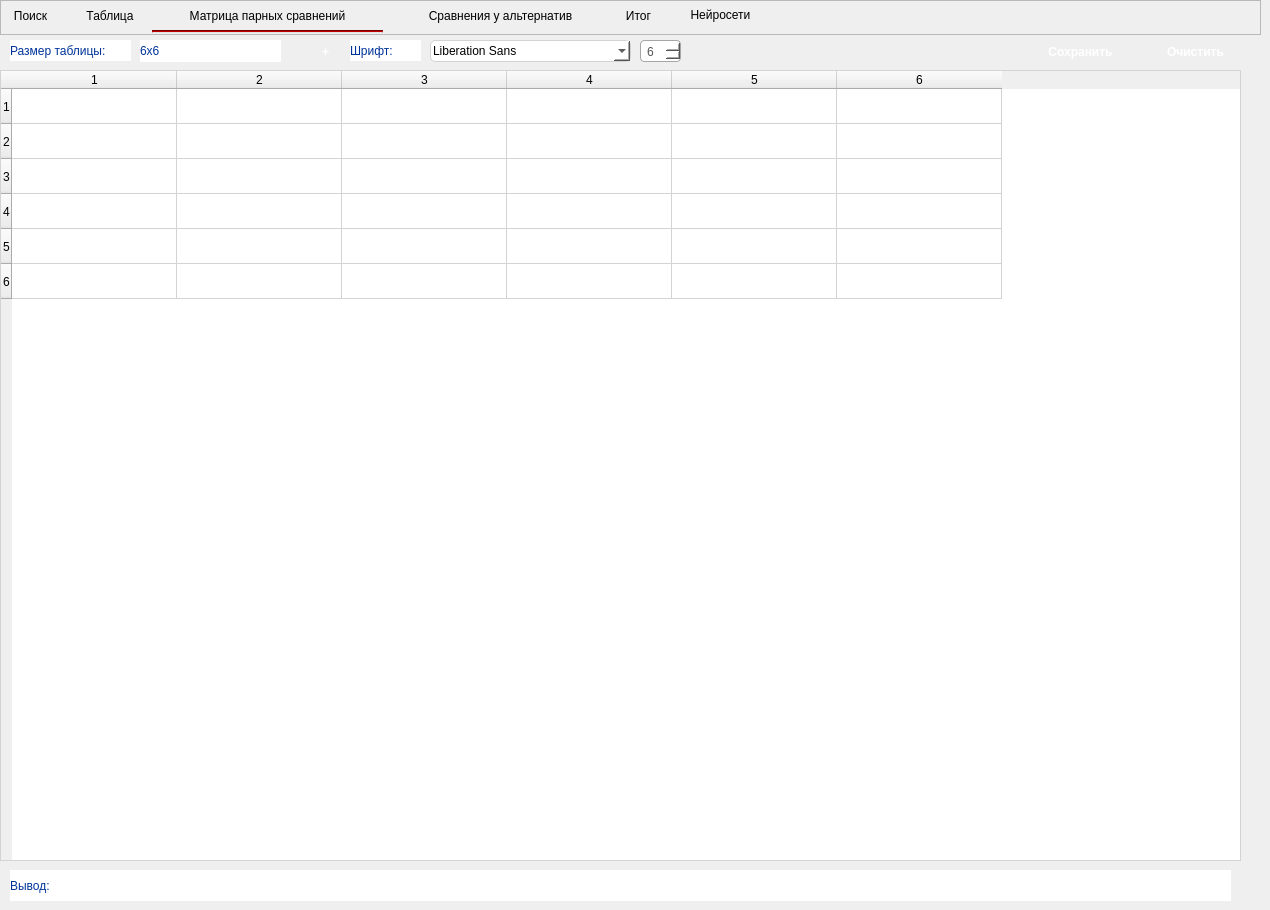
    <widget class="QWidget" name="tab_3">
     <attribute name="title">
      <string>МПС</string>
     </attribute>
     <widget class="QFrame" name="MainToolBar_3">
      <property name="geometry">
       <rect>
        <x>0</x>
        <y>0</y>
        <width>1261</width>
        <height>35</height>
       </rect>
      </property>
      <property name="styleSheet">
       <string notr="true">QPushButton{
	border: 0px;	
	font: 12pt &quot;Nirmala UI&quot;;
}

QPushButton:hover{
	font: bold;
}

QPushButton:pressed{
	background-color: rgb(227, 253, 252);
	font: bold;
}
QFrame{
	border-bottom: 2px solid rgba(227, 227, 227, 255);
}
</string>
      </property>
      <property name="frameShape">
       <enum>QFrame::StyledPanel</enum>
      </property>
      <property name="frameShadow">
       <enum>QFrame::Raised</enum>
      </property>
      <widget class="QPushButton" name="pushButton_5">
       <property name="geometry">
        <rect>
         <x>0</x>
         <y>0</y>
         <width>61</width>
         <height>31</height>
        </rect>
       </property>
       <property name="styleSheet">
        <string notr="true"/>
       </property>
       <property name="text">
        <string>Поиск</string>
       </property>
      </widget>
      <widget class="QPushButton" name="pushButton_6">
       <property name="geometry">
        <rect>
         <x>70</x>
         <y>0</y>
         <width>80</width>
         <height>31</height>
        </rect>
       </property>
       <property name="styleSheet">
        <string notr="true"/>
       </property>
       <property name="text">
        <string>Таблица</string>
       </property>
      </widget>
      <widget class="QPushButton" name="pushButton_9">
       <property name="geometry">
        <rect>
         <x>152</x>
         <y>0</y>
         <width>231</width>
         <height>31</height>
        </rect>
       </property>
       <property name="styleSheet">
        <string notr="true"/>
       </property>
       <property name="text">
        <string>Матрица парных сравнений</string>
       </property>
      </widget>
      <widget class="Line" name="line_2">
       <property name="geometry">
        <rect>
         <x>152</x>
         <y>30</y>
         <width>231</width>
         <height>3</height>
        </rect>
       </property>
       <property name="styleSheet">
        <string notr="true">background-color: rgb(170, 0, 0);</string>
       </property>
       <property name="orientation">
        <enum>Qt::Horizontal</enum>
       </property>
      </widget>
      <widget class="QPushButton" name="pushButton_24">
       <property name="geometry">
        <rect>
         <x>390</x>
         <y>0</y>
         <width>221</width>
         <height>31</height>
        </rect>
       </property>
       <property name="styleSheet">
        <string notr="true"/>
       </property>
       <property name="text">
        <string>Сравнения у альтернатив</string>
       </property>
      </widget>
      <widget class="QPushButton" name="pushButton_37">
       <property name="geometry">
        <rect>
         <x>613</x>
         <y>0</y>
         <width>51</width>
         <height>31</height>
        </rect>
       </property>
       <property name="styleSheet">
        <string notr="true"/>
       </property>
       <property name="text">
        <string>Итог</string>
       </property>
      </widget>
      <widget class="QPushButton" name="pushButton_47">
       <property name="geometry">
        <rect>
         <x>670</x>
         <y>0</y>
         <width>101</width>
         <height>30</height>
        </rect>
       </property>
       <property name="styleSheet">
        <string notr="true"/>
       </property>
       <property name="text">
        <string>Нейросети</string>
       </property>
      </widget>
     </widget>
     <widget class="QPushButton" name="pushButton_15">
      <property name="geometry">
       <rect>
        <x>1150</x>
        <y>40</y>
        <width>91</width>
        <height>23</height>
       </rect>
      </property>
      <property name="styleSheet">
       <string notr="true">QPushButton
{
background-color: qlineargradient(x1: 0, y1: 0, x2: 0, y2: 1,
                                 stop: 0 #6da8f7, stop: 1 #4b7dda);
color: white;
border-radius: 5px;
border: none;
font-weight: bold;
font-size: 12px;
padding: 3px 5px;
}

QPushButton:hover
{
background-color: qlineargradient(x1: 0, y1: 0, x2: 0, y2: 1,
                                 stop: 0 #4b7dda, stop: 1 #6da8f7);
}

QPushButton:pressed
{
background-color: qlineargradient(x1: 0, y1: 0, x2: 0, y2: 1,
                                 stop: 0 #4b7dda, stop: 1 #6da8f7);
padding-left: 4px;
padding-top: 4px;
}
</string>
      </property>
      <property name="text">
       <string>Очистить</string>
      </property>
     </widget>
     <widget class="QPushButton" name="pushButton_16">
      <property name="geometry">
       <rect>
        <x>1020</x>
        <y>40</y>
        <width>121</width>
        <height>23</height>
       </rect>
      </property>
      <property name="styleSheet">
       <string notr="true">QPushButton
{
background-color: qlineargradient(x1: 0, y1: 0, x2: 0, y2: 1,
                                 stop: 0 #6da8f7, stop: 1 #4b7dda);
color: white;
border-radius: 5px;
border: none;
font-weight: bold;
font-size: 12px;
padding: 3px 5px;
}

QPushButton:hover
{
background-color: qlineargradient(x1: 0, y1: 0, x2: 0, y2: 1,
                                 stop: 0 #4b7dda, stop: 1 #6da8f7);
}

QPushButton:pressed
{
background-color: qlineargradient(x1: 0, y1: 0, x2: 0, y2: 1,
                                 stop: 0 #4b7dda, stop: 1 #6da8f7);
padding-left: 4px;
padding-top: 4px;
}
</string>
      </property>
      <property name="text">
       <string>Сохранить</string>
      </property>
     </widget>
     <widget class="QLabel" name="label_2">
      <property name="geometry">
       <rect>
        <x>10</x>
        <y>40</y>
        <width>121</width>
        <height>21</height>
       </rect>
      </property>
      <property name="styleSheet">
       <string notr="true">QLabel {
    background-color: white;
    color: #003399;
}</string>
      </property>
      <property name="text">
       <string>Размер таблицы:</string>
      </property>
     </widget>
     <widget class="QTableWidget" name="tableWidget_2">
      <property name="geometry">
       <rect>
        <x>0</x>
        <y>70</y>
        <width>1241</width>
        <height>791</height>
       </rect>
      </property>
      <property name="styleSheet">
       <string notr="true">QTableWidget
{
    background-color: white;
    gridline-color: lightgray;
    border: 1px solid lightgray;
	font:16px;
}

QTableWidget::item
{
    padding: 3px;
}

QTableWidget::item:selected {
    background: qlineargradient(x1: 0, y1: 0, x2: 0, y2: 1, stop: 0 #add8e6, stop: 1 #ffffff);
    border: 1px solid #87CEFA;
	
	color: rgb(0, 0, 0);
}
</string>
      </property>
      <attribute name="horizontalHeaderDefaultSectionSize">
       <number>165</number>
      </attribute>
      <attribute name="verticalHeaderDefaultSectionSize">
       <number>35</number>
      </attribute>
      <row>
       <property name="text">
        <string>1</string>
       </property>
      </row>
      <row>
       <property name="text">
        <string>2</string>
       </property>
      </row>
      <row>
       <property name="text">
        <string>3</string>
       </property>
      </row>
      <row>
       <property name="text">
        <string>4</string>
       </property>
      </row>
      <row>
       <property name="text">
        <string>5</string>
       </property>
      </row>
      <row>
       <property name="text">
        <string>6</string>
       </property>
      </row>
      <column>
       <property name="text">
        <string>1</string>
       </property>
      </column>
      <column>
       <property name="text">
        <string>2</string>
       </property>
      </column>
      <column>
       <property name="text">
        <string>3</string>
       </property>
      </column>
      <column>
       <property name="text">
        <string>4</string>
       </property>
      </column>
      <column>
       <property name="text">
        <string>5</string>
       </property>
      </column>
      <column>
       <property name="text">
        <string>6</string>
       </property>
      </column>
      <item row="0" column="0">
       <property name="text">
        <string/>
       </property>
      </item>
     </widget>
     <widget class="QLabel" name="label_3">
      <property name="geometry">
       <rect>
        <x>140</x>
        <y>40</y>
        <width>141</width>
        <height>22</height>
       </rect>
      </property>
      <property name="styleSheet">
       <string notr="true">QLabel {
    background-color: white;
    color: #003399;
}</string>
      </property>
      <property name="text">
       <string>6x6</string>
      </property>
     </widget>
     <widget class="QLabel" name="label_7">
      <property name="geometry">
       <rect>
        <x>10</x>
        <y>870</y>
        <width>1221</width>
        <height>31</height>
       </rect>
      </property>
      <property name="styleSheet">
       <string notr="true">QLabel {
    background-color: white;
    color: #003399;
}</string>
      </property>
      <property name="text">
       <string>Вывод:</string>
      </property>
     </widget>
     <widget class="QLabel" name="label_10">
      <property name="geometry">
       <rect>
        <x>350</x>
        <y>40</y>
        <width>71</width>
        <height>21</height>
       </rect>
      </property>
      <property name="styleSheet">
       <string notr="true">QLabel {
    background-color: white;
    color: #003399;
}</string>
      </property>
      <property name="text">
       <string>Шрифт:</string>
      </property>
     </widget>
     <widget class="QFontComboBox" name="fontComboBox_2">
      <property name="geometry">
       <rect>
        <x>430</x>
        <y>40</y>
        <width>201</width>
        <height>22</height>
       </rect>
      </property>
      <property name="styleSheet">
       <string notr="true">QComboBox
{
    background-color: white;
    border: 1px solid lightgray;
    border-radius: 5px;
}

QComboBox:hover
{
    background-color: rgba(200, 200, 200, 0.2);
}

QComboBox:!enabled
{
    background-color: rgb(230, 230, 230);
}
</string>
      </property>
     </widget>
     <widget class="QSpinBox" name="spinBox_4">
      <property name="geometry">
       <rect>
        <x>640</x>
        <y>40</y>
        <width>41</width>
        <height>22</height>
       </rect>
      </property>
      <property name="styleSheet">
       <string notr="true">QSpinBox {
    background-color: white;
    border: 1px solid #a6a6a6;
    border-radius: 4px;
    padding: 4px;
    color: #555555;
}

QSpinBox:focus {
    border: 1px solid #7e93f3;
}
</string>
      </property>
      <property name="minimum">
       <number>6</number>
      </property>
      <property name="maximum">
       <number>50</number>
      </property>
     </widget>
     <widget class="QPushButton" name="pushButton_12">
      <property name="geometry">
       <rect>
        <x>310</x>
        <y>40</y>
        <width>31</width>
        <height>23</height>
       </rect>
      </property>
      <property name="styleSheet">
       <string notr="true">QPushButton
{
background-color: qlineargradient(x1: 0, y1: 0, x2: 0, y2: 1,
                                 stop: 0 #6da8f7, stop: 1 #4b7dda);
color: white;
border-radius: 5px;
border: none;
font-weight: bold;
font-size: 12px;
padding: 3px 5px;
}

QPushButton:hover
{
background-color: qlineargradient(x1: 0, y1: 0, x2: 0, y2: 1,
                                 stop: 0 #4b7dda, stop: 1 #6da8f7);
}

QPushButton:pressed
{
background-color: qlineargradient(x1: 0, y1: 0, x2: 0, y2: 1,
                                 stop: 0 #4b7dda, stop: 1 #6da8f7);
padding-left: 8px;
padding-top: 8px;
}
</string>
      </property>
      <property name="text">
       <string>+</string>
      </property>
     </widget>
    </widget>
